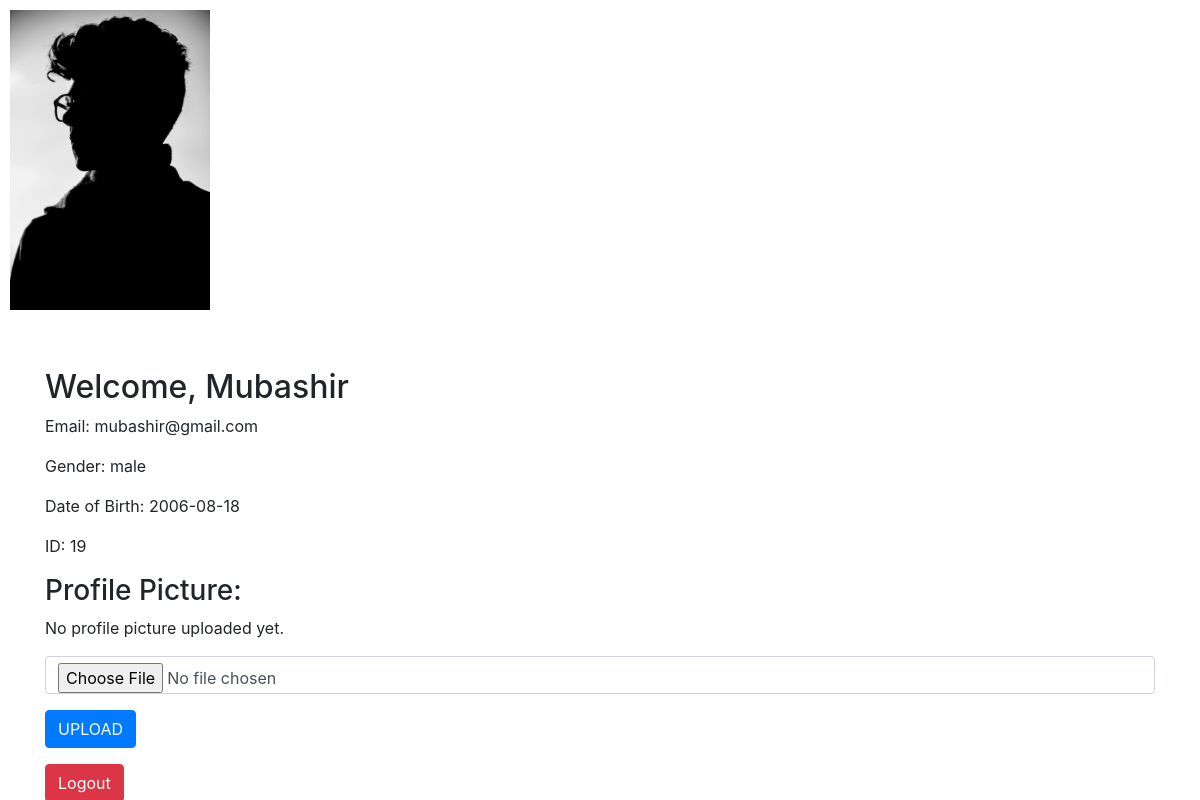
Screenshot of /profileunstyle.php (signed in) with the database file from the repository.
### tables this page shows
CREATE TABLE `imageone` (
  `imageid` int(11) NOT NULL,
  `id` int(11) NOT NULL,
  `filename` varchar(100) NOT NULL,
  `uploaded_at` timestamp NOT NULL DEFAULT current_timestamp()
);

CREATE TABLE `signup_user` (
  `id` int(11) NOT NULL,
  `name` varchar(255) NOT NULL,
  `lastname` varchar(255) NOT NULL,
  `dob` date DEFAULT NULL,
  `gender` varchar(10) DEFAULT NULL,
  `email` varchar(255) DEFAULT NULL,
  `pass` varchar(255) DEFAULT NULL
);

### profileunstyle.php (the view, shortened to what this page needs)
<?php
include "connection.php";
$email = $_SESSION['EmailAdress'];
$query = "SELECT * FROM signup_user WHERE email = '$email'";
$result = mysqli_query($conn, $query);
$user = mysqli_fetch_assoc($result);
$id = $user["id"];
$name = $user['name'] ?? 'Unknown';
$gender = $user['gender'] ?? 'Unknown';
$dob = $user['dob'] ?? 'Unknown';
$profilePicture = $user['profile_picture'] ?? '';
$query = "SELECT * FROM user_profile_view WHERE id = '$id'";
$result = mysqli_query($conn, $query);
$user = mysqli_fetch_assoc($result);
$filename = $user["filename"] ?? '';
if (!empty($filename)) {
    echo '<img src="./uploads/' . htmlspecialchars($filename) . '" alt="Profile Image" style="width: 200px; height: auto; margin: 10px;">';
} else {
    echo '<p>No profile picture uploaded.</p>';
}
?>
<!DOCTYPE html>
<html lang="en">
<head>
    <link rel="stylesheet" href="https://cdn.jsdelivr.net/npm/bootstrap@4.6.1/dist/css/bootstrap.min.css">
</head>
<body>
    <div class="container mt-5">
        <h2>Welcome, <?php echo htmlspecialchars($name); ?></h2>
        <p>Email: <?php echo htmlspecialchars($email); ?></p>
        <p>Gender: <?php echo htmlspecialchars($gender); ?></p>
        <p>Date of Birth: <?php echo htmlspecialchars($dob); ?></p>
        <p>ID: <?php echo htmlspecialchars($id); ?></p>
        <div>
            <h3>Profile Picture:</h3>
            <?php if (!empty($profilePicture)): ?>
                <img src="./uploads/<?php echo htmlspecialchars($profilePicture); ?>" alt="Profile Image"
                    style="width: 200px; height: auto; margin: 10px;">
            <?php else: ?>
                <p>No profile picture uploaded yet.</p>
            <?php endif; ?>
        </div>
        <form method="POST" action="" enctype="multipart/form-data">
            <div class="form-group">
                <input class="form-control" type="file" name="uploadfile" required />
            </div>
            <div class="form-group">
                <button class="btn btn-primary" type="submit" name="upload">UPLOAD</button>
            </div>
        </form>
        <a href="logout.php" class="btn btn-danger" name="logout">Logout</a>
    </div>
</body>
</html>

### rows the page displays
imageone: filename (picture)
signup_user: name "Mubashir", gender "male", dob "2006-08-18", id "19"

### other values shown
$email "mubashir@gmail.com"
